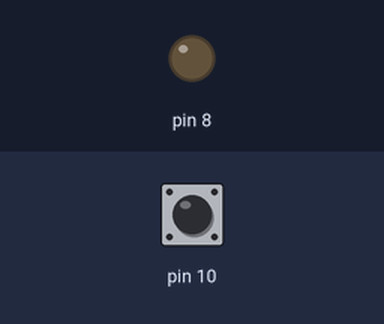
Recording of a program running on a simulated Raspberry Pi (header pin numbers). Shown: output pins drawn as LEDs (lit = HIGH). Inputs (shaded band) come from the test bench; at power-on: pin 10 LOW.

Above: at 1.2 s.
1.3 s: pin 10 pulled HIGH for 1 s
At 2.3 s:
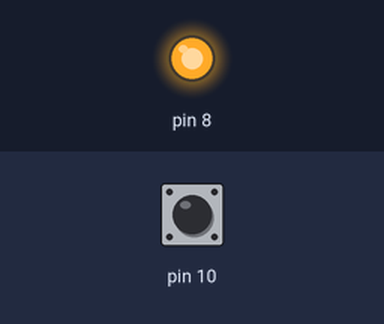
4.5 s: pin 10 pulled HIGH for 3.2 s
At 9.2 s:
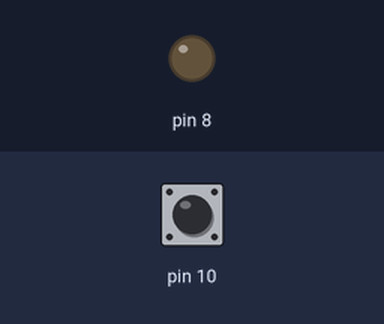
Timing chart, 0 to 10.7 s (numbered marks = the images above; inputs shaded):
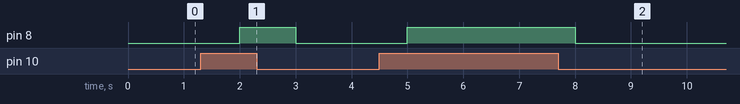

The program:

PressAndLed_v2.py
```python
import RPi.GPIO as GPIO # Import Raspberry Pi GPIO library
import time

GPIO.setwarnings(False) # Ignore warning for now
GPIO.setmode(GPIO.BOARD) # Use physical pin numbering
GPIO.setup(10, GPIO.IN, pull_up_down=GPIO.PUD_DOWN) # Set pin 10 to be an input pin and set initial value to be pulled low (off)
GPIO.setup(8, GPIO.OUT)

while True: # Run forever
    if GPIO.input(10) == GPIO.HIGH: #when press button
        GPIO.output(8,True)
        time.sleep(1)
    elif(GPIO.input(10)== GPIO.LOW):
        GPIO.output(8,False)
        time.sleep(1)
```

Measured:
- after the input at 1.3 s, pin 8: LOW → HIGH after 0.70 s, → LOW 1.0 s later
- after the input at 4.5 s, pin 8: LOW → HIGH after 0.50 s, → LOW 3.0 s later
